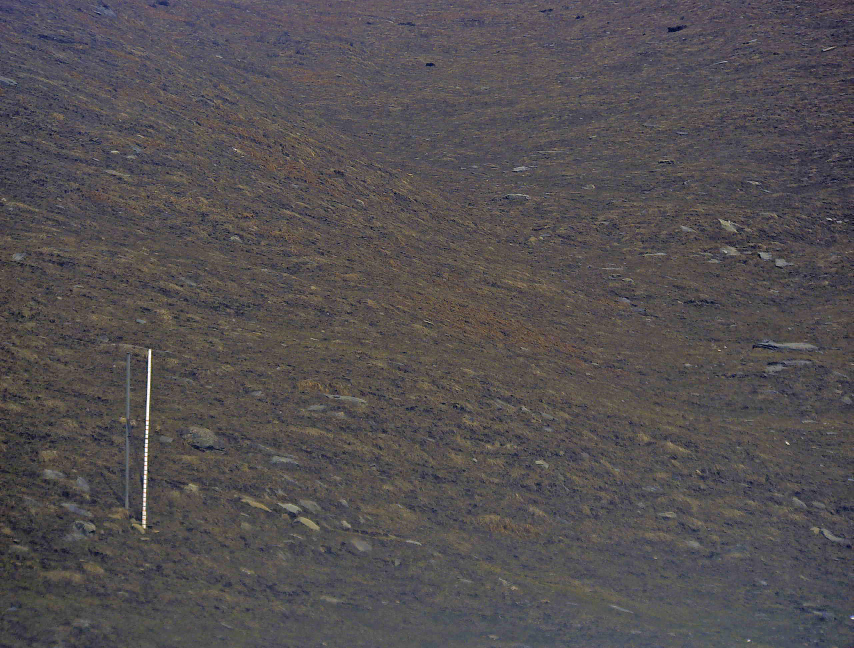
#> input picture phase 2/reference 1.jpg, 2560 x 1944 px (shown at 1/3 size)
$ jupyter execute --allow-errors reference.ipynb   (older library calls are emulated)
#> lines starting #> are read from the running program, lines starting #| are printed output that depends on the picture; after the words box and inside, x2 and y2 are one past the last pixel; in counts of white or black regions, pixels touching at a corner belong together
[cell 1]
import numpy as np
import cv2
                # we will read the image directly as a grayscale image
img = cv2.imread('reference 1.jpg', cv2.IMREAD_UNCHANGED) # gaussian filter is not used explicitly as it is already included in the canny function itself
#> img is the input picture: shape (1944, 2560, 3); mean B, G, R 81.6, 79.5, 84
#img = cv2.imread('field 1-2.jpg', cv2.IMREAD_UNCHANGED)
roi = img[900:1650, 350:550]
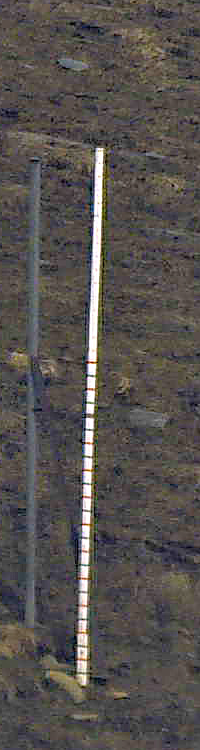
#> roi: shape (750, 200, 3); mean B, G, R 77.9, 80.7, 85.4
roi = cv2.GaussianBlur(roi,(5,5),0)
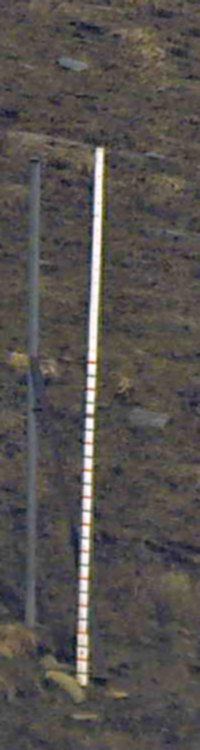
#> roi: shape (750, 200, 3); mean B, G, R 77.9, 80.7, 85.4
roi2 = roi.copy()
roi = cv2.cvtColor(roi, cv2.COLOR_BGR2GRAY)
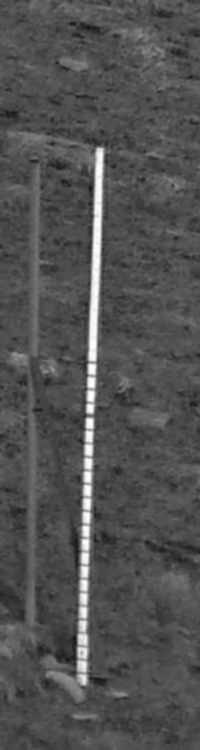
#> roi: shape (750, 200); min 18, max 254, mean 81.8

#b,g,r = cv2.split(roi)
#roi = cv2.Sobel(roi,cv2.CV_8U,1,1)
#roi = cv2.adaptiveThreshold(roi,255,cv2.ADAPTIVE_THRESH_GAUSSIAN_C,cv2.THRESH_BINARY,15,15)
roi = cv2.Canny(roi,200,550,3)
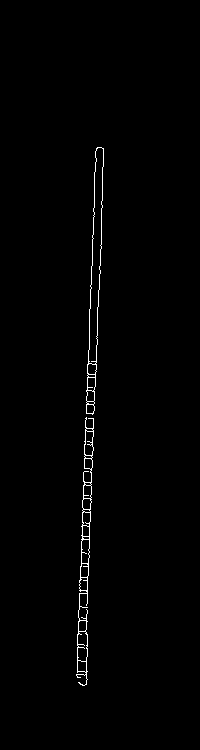
#> roi: shape (750, 200); 0.92% white in thin lines or dots, all inside (x1, y1, x2, y2) = (76, 147, 104, 686)

[cell 2]
img.shape
#> Out = (1944, 2560, 3)

[cell 3]
lines = cv2.HoughLinesP(roi,1,np.pi/180,200,maxLineGap = 80)  # HoughLines function gives an output of a 2d-array containing rho and theta values for the corresponding line equations which crossed the vote limit of 200.
#> lines = [[77, 677, 95, 151], [85, 684, 103, 148]]
no_of_lines = len(lines)
#> no_of_lines = 2
start_point = (int((lines[0][0][0]+lines[1][0][0])/2), int((lines[0][0][1]+lines[1][0][1])/2))
#> start_point = (81, 680)
end_point = (int((lines[0][0][2]+lines[1][0][2])/2), int((lines[0][0][3]+lines[1][0][3])/2))
#> end_point = (99, 149)

cv2.line(roi2, start_point, end_point, (0,255,0), 1)
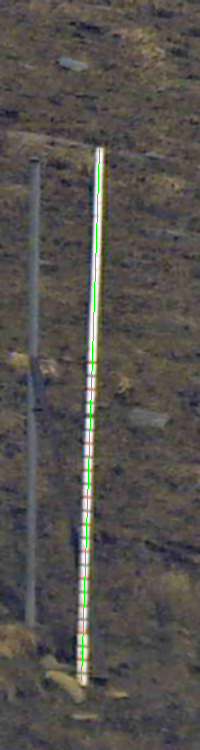
#> roi2: shape (750, 200, 3); 0.35% of pixels changed, all inside (x1, y1, x2, y2) = (81, 149, 100, 681)
cv2.line(roi2, (81,680), (29,624), (0,255,0), 1)
#> roi2: shape (750, 200, 3); 0.04% of pixels changed, all inside (x1, y1, x2, y2) = (29, 624, 81, 680)
cv2.line(roi2, (99,149),(35,160), (0,255,0), 1)
cv2.line(roi2, (29,624),(35,160), (0,255,0), 1)
pole_length = (6**2 + 464**2)**0.5

cv2.putText(roi2, str(pole_length), (43,442), cv2.FONT_HERSHEY_SIMPLEX, 0.6, (0,255,0), 2)
cv2.putText(roi2, "angle=89.26", (43,470), cv2.FONT_HERSHEY_SIMPLEX, 0.6, (0,255,0), 2)
print(start_point,end_point,lines)
#| (81, 680) (99, 149) [[[ 77 677  95 151]]
#|  [[ 85 684 103 148]]]

[cell 4]
cv2.line(roi2, (81,683), (89,415), (0,255,0), 1)
#> roi2: shape (750, 200, 3); mean B, G, R 75.4, 83.9, 82.9
pixel_length = (8**2 + 268**2)**0.5
cv2.putText(roi2, str(pixel_length/2), (95,550), cv2.FONT_HERSHEY_SIMPLEX, 0.5, (0,255,0), 2)
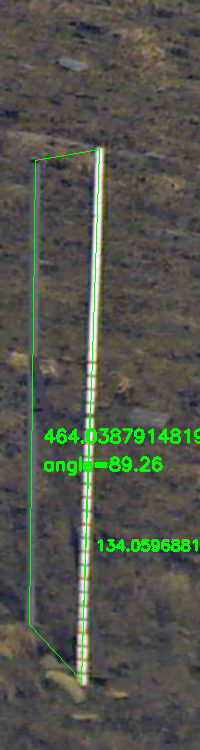
#> roi2: shape (750, 200, 3); mean B, G, R 75.1, 84.9, 82.5
pixel_length

[cell 5]
line_lengths = np.zeros(no_of_lines, dtype = float)
#> line_lengths = [0, 0]

for i in range(0,no_of_lines):
    y = lines[i][0][3] - lines[i][0][1]
    x = lines[i][0][2] - lines[i][0][0]
    line_lengths[i] = (y**2 + x**2)**0.5
#> this loop made 2 passes
#> (y, x) on passes 1 to 2: (-526, 18), (-536, 18)
#> after the loop, line_lengths = [526.3, 536.3]

line_lengths
#> Out = [526.3, 536.3]

[cell 6]
cv2.namedWindow('img',cv2.WINDOW_NORMAL)
cv2.imshow('img',img)

cv2.waitKey(0)

[cell 7]
cv2.namedWindow('roi',cv2.WINDOW_NORMAL)
cv2.imshow('roi',roi2)

cv2.waitKey(0)

[cell 8]
cv2.imwrite("reference cropped.jpg", roi2)
cv2.imwrite("reference canny.jpg", roi)
#> Out = True
#cv2.imwrite("Image pixel to metric ratio.jpg", roi2)
#cv2.imwrite("pole inital length.jpg", roi2)
